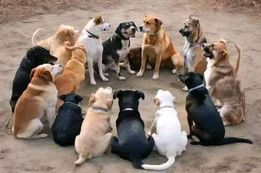
#> input picture doggy family.jpg, 261 x 173 px, given as the content of the folder ive/MyDrive/Digital Image-Signal Processing/Lab-01/Images 25, which was not available
$ jupyter execute 'lab01 (3).ipynb'   (text cells are left out)
#> lines starting #> are read from the running program, lines starting #| are printed output that depends on the picture; pictures that were not available may be replaced by others from this repository, and a replacement may not be noted
[cell 1]
from google.colab import drive
drive.mount('/content/drive')

[cell 2]
# [7 lines of commented-out code are left out]

[cell 3]
import cv2 as cv
import os
import glob
import matplotlib.pyplot as plt

folder_path = "/content/drive/MyDrive/Digital Image-Signal Processing/Lab-01/Images 25"
image_files = glob.glob(os.path.join(folder_path, '*.jpg'))
images = []

for image_path in image_files:
    img = cv.imread(image_path)
#> img is the input picture: shape (173, 261, 3); mean B, G, R 111.4, 122.9, 139.8
    if img is not None:
        images.append(img)
    else:
        print(f"Error reading image: {image_path}")

print(f"Read {len(images)} images from the folder.")
#| Read 1 images from the folder.

[cell 4]
def resize_images(images, output_folder, new_size=(300, 300)):
    resized_images = []
    for img, image_path in zip(images, image_files):
        resized_img = cv.resize(img, new_size)
        resized_images.append(resized_img)
        filename = os.path.basename(image_path)
        cv.imwrite(os.path.join(output_folder, "resized_" + filename), resized_img)
    return resized_images

def apply_color_transform(images, output_folder):
    transformed_images = []
    for img, image_path in zip(images, image_files):
        transformed_img = cv.cvtColor(img, cv.COLOR_BGR2GRAY)
        transformed_images.append(transformed_img)
        filename = os.path.basename(image_path)
        cv.imwrite(os.path.join(output_folder, "transformed_" + filename), transformed_img)
    return transformed_images

def normalize_images(images, output_folder):
    normalized_images = []
    for img, image_path in zip(images, image_files):
        # Example normalization: Convert to float32 and scale to [0, 1]
        normalized_img = img.astype('float32') / 255.0
        normalized_images.append(normalized_img)
        filename = os.path.basename(image_path)
        cv.imwrite(os.path.join(output_folder, "normalized_" + filename), (normalized_img * 255).astype('uint8'))
    return normalized_images

[cell 5]
output_folder = r"/content/drive/MyDrive/Digital Image-Signal Processing/Lab-01/processed_images"

# Perform image pre-processing steps
resized_images = resize_images(images, output_folder)
#> the loop in resize_images, `for img, image_path in zip(images, image_files):` made 1 pass
#> pass 1, in resize_images, `resized_img = cv.resize(img, new_size)`:
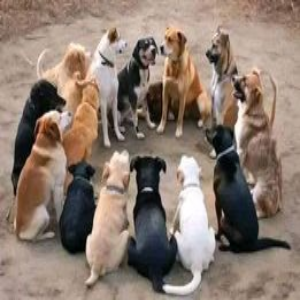
#> resized_img: shape (300, 300, 3); mean B, G, R 111.2, 122.8, 139.7
#> after the loop in resize_images, `for img, image_path in zip(images, image_files):`: resized_images = 1 item
#> resized_images = 1 item
transformed_images = apply_color_transform(images, output_folder)
#> the loop in apply_color_transform, `for img, image_path in zip(images, image_files):` made 1 pass
#> pass 1, in apply_color_transform, `transformed_img = cv.cvtColor(img, cv.COLOR_BGR2GRAY)`:
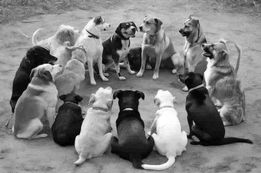
#> transformed_img: shape (173, 261); min 0, max 255, mean 126.6
#> transformed_images = 1 item
normalized_images = normalize_images(images, output_folder)
#> the loop in normalize_images, `for img, image_path in zip(images, image_files):` made 1 pass
#> normalized_images = 1 item

print("Image pre-processing completed.")

[cell 6]
plt.figure(figsize = [12, 4])
plt.subplot(141)
plt.imshow(images[0])
plt.title('Original Image')

plt.subplot(142)
plt.imshow(resized_images[0])
plt.title('Resized Image')

plt.subplot(143)
plt.imshow(transformed_images[0])
plt.title('Transformed Image')

plt.subplot(144)
plt.imshow(normalized_images[0])
plt.title('Normalized Image')

plt.tight_layout()
plt.show()
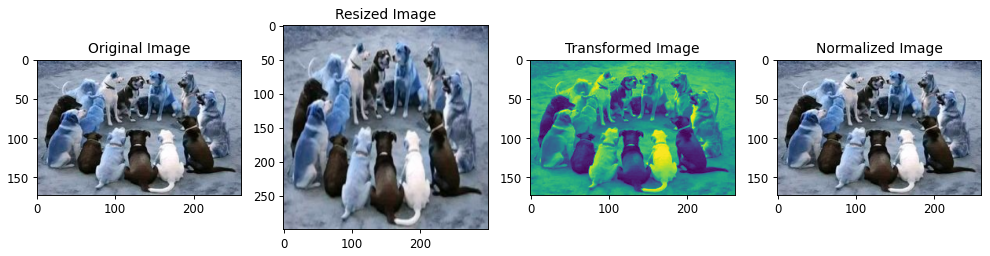
#> figure drawn by matplotlib, 4 panels; B, G, R data is drawn as R, G, B

[cell 7]
import numpy as np
def apply_filters(images, output_folder):
    lowpass_images = []
    highpass_images = []
    gaussian_images = []
    laplacian_images = []
    median_images = []
    box_images = []
    for image, image_path in zip(images, image_files):
        filename = os.path.basename(image_path)
        # Low pass filter
        lowpass = cv.GaussianBlur(image, (3, 3), 0)
        lowpass_images.append(lowpass)
        # High pass filter
        kernel = np.array([[-1, -1, -1], [-1, 9, -1], [-1, -1, -1]])
        highpass = cv.filter2D(image, -1, kernel)
        highpass_images.append(highpass)

        # Gaussian filter
        gaussian = cv.GaussianBlur(image, (3, 3), 0)
        gaussian_images.append(gaussian)

        # Laplacian filter
        laplacian = cv.Laplacian(image, cv.CV_64F)
        laplacian = np.uint8(np.absolute(laplacian))
        laplacian_images.append(laplacian)

        # Median filter
        median = cv.medianBlur(image, 3)
        median_images.append(median)

        # Box filter
        box = cv.boxFilter(image, -1, (3, 3))
        box_images.append(box)

        # Save filtered images
        cv.imwrite(os.path.join(output_folder, "lowpass_" + filename), lowpass)
        cv.imwrite(os.path.join(output_folder, "highpass_" + filename), highpass)
        cv.imwrite(os.path.join(output_folder, "gaussian_" + filename), gaussian)
        cv.imwrite(os.path.join(output_folder, "laplacian_" + filename), laplacian)
        cv.imwrite(os.path.join(output_folder, "median_" + filename), median)
        cv.imwrite(os.path.join(output_folder, "box_" + filename), box)
    return lowpass_images, highpass_images, gaussian_images, laplacian_images, median_images, box_images

# Create directories to save filtered images
folder_path = r"/content/drive/MyDrive/Digital Image-Signal Processing/Lab-01"
output_folder = os.path.join(folder_path, "filtered_images")
os.makedirs(output_folder, exist_ok=True)

lowpass_images, highpass_images, gaussian_images, laplacian_images, median_images, box_images = apply_filters(images, output_folder)
#> the loop in apply_filters, `for image, image_path in zip(images, image_files):` made 1 pass
#> kernel on pass 1: [[-1, -1, -1], [-1, 9, -1], [-1, -1, -1]]
#> pass 1, in apply_filters, `lowpass = cv.GaussianBlur(image, (3, 3), 0)`:
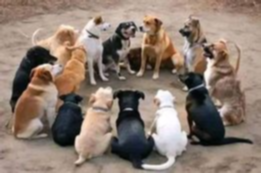
#> lowpass: shape (173, 261, 3); mean B, G, R 111.4, 122.9, 139.8
#> pass 1, in apply_filters, `highpass = cv.filter2D(image, -1, kernel)`:
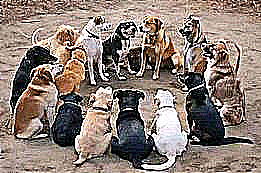
#> highpass: shape (173, 261, 3); mean B, G, R 116.2, 125.7, 139.5
#> pass 1, in apply_filters, `laplacian = cv.Laplacian(image, cv.CV_64F)`:
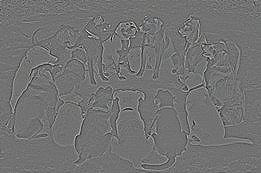
#> laplacian: shape (173, 261, 3) float64; mean B, G, R 0, 0, 0; drawn with min black and max white
#> pass 1, in apply_filters, `laplacian = np.uint8(np.absolute(laplacian))`:
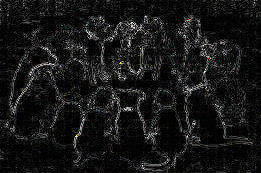
#> laplacian: shape (173, 261, 3); mean B, G, R 23.2, 23.1, 23.1
#> lowpass_images = 1 item; highpass_images = 1 item; gaussian_images = 1 item; laplacian_images = 1 item; median_images = 1 item; box_images = 1 item

[cell 8]
def plot_images(images, titles):
    num_images = len(images)
    plt.figure(figsize=(15, 5))
    for i in range(num_images):
        plt.subplot(2, 3, i + 1)
        plt.imshow(cv.cvtColor(images[i], cv.COLOR_BGR2RGB))
        plt.title(titles[i])
        plt.axis('off')
    plt.tight_layout()
    plt.show()

images = [lowpass_images[0], highpass_images[0], gaussian_images[0], laplacian_images[0], median_images[0], box_images[0]]
titles = ['Lowpass Image', 'Highpass Image', 'Gaussian Image', 'Laplacian Image', 'Median Image', 'Box Image']
plot_images(images, titles)
#> in plot_images, `num_images = len(images)`: num_images = 6
#> in plot_images, `plt.show()`:
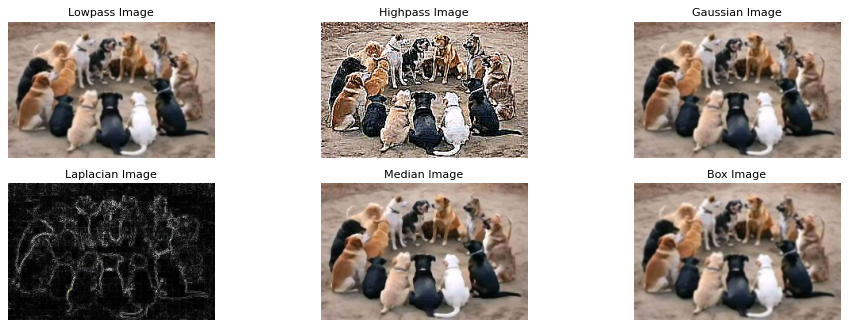
#> figure drawn by matplotlib, 6 panels
